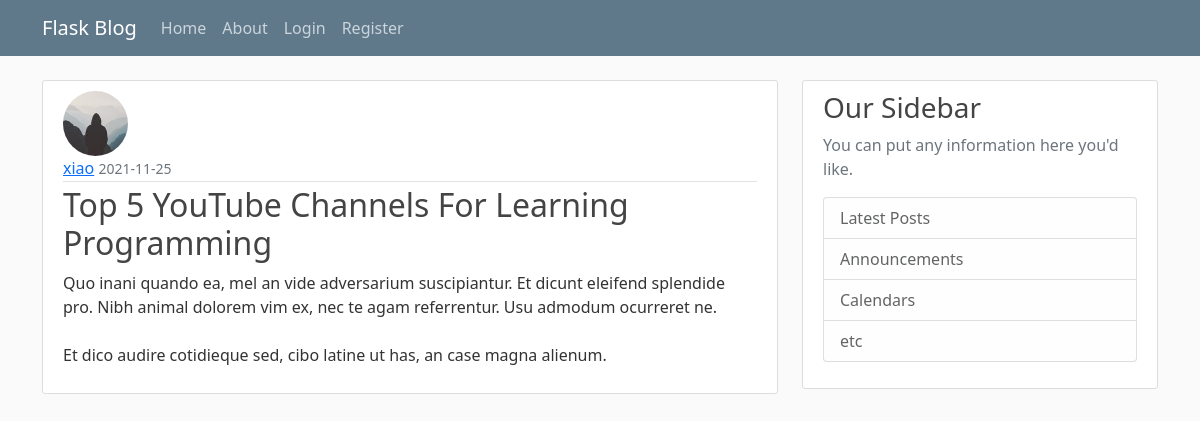
/post/73, run on the app's committed database.
### flaskblog/models.py (models this page shows, shortened)
class User(db.Model, UserMixin):
    id = db.Column(db.Integer, primary_key=True)
    username = db.Column(db.String(20), unique=True, nullable=False)
    email = db.Column(db.String(120), unique=True, nullable=False)
    image_file = db.Column(db.String(20), nullable=False, default='default.jpg')
    password = db.Column(db.String(60), nullable=False)
    posts = db.relationship('Post', backref='author', lazy=True)

class Post(db.Model):
    id = db.Column(db.Integer, primary_key=True)
    title = db.Column(db.String(100), nullable=False)
    date_posted = db.Column(db.DateTime(timezone=True), default=datetime.now)
    content = db.Column(db.Text, nullable=False)
    user_id = db.Column(db.Integer, db.ForeignKey('user.id'), nullable=False)

### flaskblog/routes.py (the view)
@app.route('/post/<int:post_id>')
def post(post_id):
    post = Post.query.get_or_404(post_id)
    return render_template('post.html',
                           title=post.title,
                           post=post)

### flaskblog/templates/post.html (shortened to what this page needs)
{% extends "layout.html" %}
{% block content %}
<article class="media content-section">
    <img class="rounded-circle article-img"
         src="{{ url_for('static', filename='profile_pics/' + post.author.image_file) }}">
    <div class="media-body">
        <div class="article-metadata">
            <a class="mr-2" href="#">{{ post.author.username }}</a>
            <small class="text-muted">{{ post.date_posted.strftime('%Y-%m-%d') }}</small>
        </div>
        <h2 class="article-title">{{ post.title }}</h2>
        <p class="article-content">{{ post.content }}</p>
    </div>
</article>
{% endblock content %}

### flaskblog/static/main.css (style rules this page uses)
body { background: #fafafa; color: #333333; margin-top: 5rem; }
h1, h2, h3, h4, h5, h6 { color: #444444; }
.content-section { background: #ffffff; padding: 10px 20px; border: 1px solid #dddddd; border-radius: 3px; margin-bottom: 20px; }
.article-title { color: #444444; }
.article-content { white-space: pre-line; }
.article-img { height: 65px; width: 65px; margin-right: 16px; }
.article-metadata { padding-bottom: 1px; margin-bottom: 4px; border-bottom: 1px solid #e3e3e3 }

### data on the page
User: image_file (picture), author.username "xiao"
Post: date_posted "2021-11-25", title "Top 5 YouTube Channels For Learning Programming", content "Quo inani quando ea, mel an vide adversarium suscipiantur. Et dicunt eleifend splendide pro. Nibh animal dolorem vim ex, nec te agam referrentur. Usu admodum ocurreret ne. Et dico audire cotidieque sed, cibo latine ut has, an case magna alienum."
